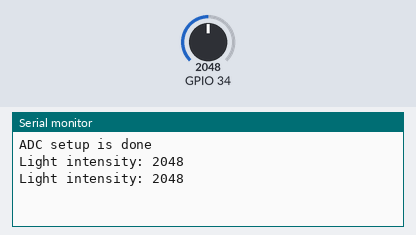
Simulated run of this sketch. Board: ESP32. On the bench: the last lines printed to the serial monitor. Inputs (shaded band) come from the test bench; at power-on: GPIO 34 = 2048.

Above: at 2.8 s.
2.9 s: GPIO 34 set to 2866
At 4.8 s:
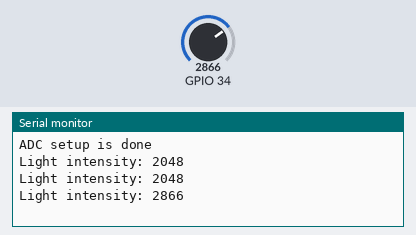
5.6 s: GPIO 34 set to 3603
At 6.4 s:
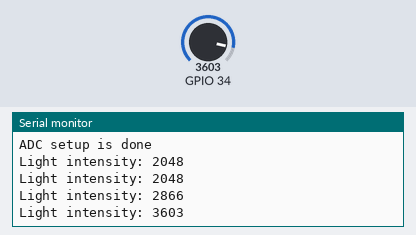
Timing chart, 0 to 8.6 s (numbered marks = the images above; inputs shaded):
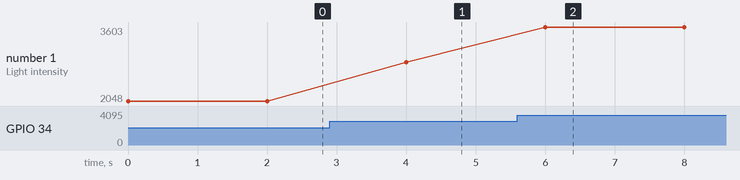

The sketch:

ADC.ino
```cpp
void setup() {
 Serial.begin(115200);
 pinMode(34,INPUT);
 Serial.println("ADC setup is done");
}

void loop() {
 int value= analogRead(34);
 Serial.printf("Light intensity: %d\n",value);
 delay(2000);
}
```

Measured:
- after the input at 2.9 s, the serial monitor: prints a new line after 1.1 s (image 1)
- after the input at 5.6 s, the serial monitor: prints a new line after 0.40 s (image 2)
- plotted number 1: 2048 → 2866 after the input at 2.9 s, 2866 → 3603 after the input at 5.6 s
